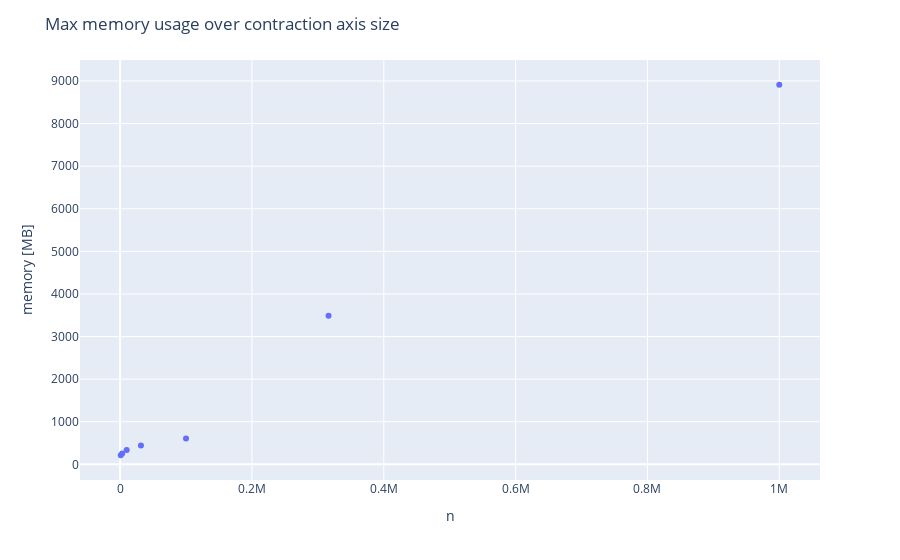

This figure's notebook cell:
### Code cell
f = px.scatter(master_df.groupby(["n", "m"]).max().reset_index(drop=False),
               x="n", y="mem", labels={"mem": "memory [MB]"})
f.update_layout(title="Max memory usage over contraction axis size")

### Figure 1 — Plotly figure (JSON) as saved in the notebook; plotly's stock layout.template omitted (floating-point values rounded to 4 significant figures)
{"data": [{"hovertemplate": "n=%{x}<br>memory [MB]=%{y}<extra></extra>", "legendgroup": "", "marker": {"color": "#636efa", "symbol": "circle"}, "mode": "markers", "name": "", "orientation": "v", "showlegend": false, "type": "scatter", "x": [1000, 3162.0, 10000, 31620.0, 100000, 316200.0, 1000000], "xaxis": "x", "y": [214.0, 255.6, 335.9, 443.0, 609.7, 3491.0, 8912.0], "yaxis": "y"}], "layout": {"autosize": true, "legend": {"tracegroupgap": 0}, "margin": {"t": 60}, "title": {"text": "Max memory usage over contraction axis size"}, "xaxis": {"anchor": "y", "autorange": true, "domain": [0, 1], "range": [-58400.0, 1059000.0], "title": {"text": "n"}, "type": "linear"}, "yaxis": {"anchor": "x", "autorange": true, "domain": [0, 1], "range": [-402.6, 9528.0], "title": {"text": "memory [MB]"}, "type": "linear"}}}
